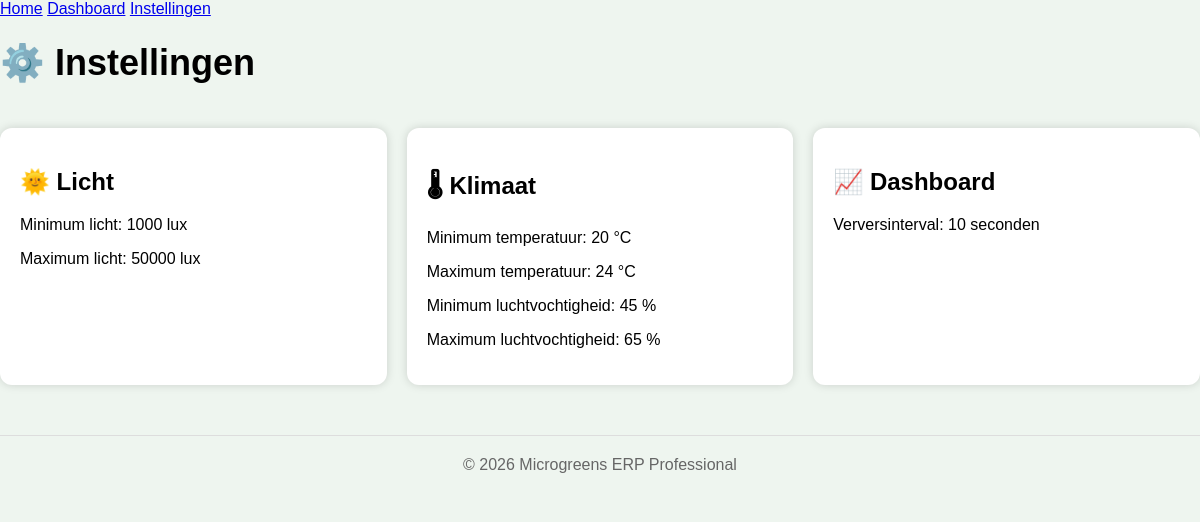
The page /settings.php on the database its author committed.
### tables this page shows
CREATE TABLE settings (
    id INTEGER PRIMARY KEY,
    light_min INTEGER,
    light_max INTEGER,
    temp_min REAL,
    temp_max REAL,
    humidity_min REAL,
    humidity_max REAL,
    refresh_seconds INTEGER
);

### settings.php (the view)
<?php
include 'includes/header.php';
include 'db_connect.php';
$settings = $db->query("SELECT * FROM settings WHERE id = 1")->fetch(PDO::FETCH_ASSOC);
?>
<h1>⚙️ Instellingen</h1>
<div class="grid">
<div class="card">
<h2>🌞 Licht</h2>
<p>Minimum licht: <?= $settings['light_min'] ?> lux</p>
<p>Maximum licht: <?= $settings['light_max'] ?> lux</p>
</div>
<div class="card">
<h2>🌡 Klimaat</h2>
<p>Minimum temperatuur: <?= $settings['temp_min'] ?> °C</p>
<p>Maximum temperatuur: <?= $settings['temp_max'] ?> °C</p>
<p>Minimum luchtvochtigheid: <?= $settings['humidity_min'] ?> %</p>
<p>Maximum luchtvochtigheid: <?= $settings['humidity_max'] ?> %</p>
</div>
<div class="card">
<h2>📈 Dashboard</h2>
<p>Verversinterval: <?= $settings['refresh_seconds'] ?> seconden</p>
</div>
</div>
<?php include 'includes/footer.php'; ?>

### assets/css/style.css (style rules this page uses)
html { background: #eef5ef !important; color: #000 !important; }
body { background: #eef5ef !important; color: #000 !important; font-family: Verdana, Arial, sans-serif; }
:root { color-scheme: light; }
body { margin:0; font-family:Verdana,Arial,sans-serif; background:#eef5ef; }
.card { background:white; margin:20px 0; padding:20px; border-radius:12px; box-shadow:0 0 10px rgba(0,0,0,.15); }
.grid { display:grid; grid-template-columns:repeat(auto-fit,minmax(220px,1fr)); gap:20px; }
h1 { font-size:36px; }
html { color-scheme: light; }
body { background:#eef5ef !important; color:#000 !important; }

### rows shown on the page
settings: light_min "1000", light_max "50000", temp_min "20", temp_max "24", humidity_min "45", humidity_max "65", refresh_seconds "10"
